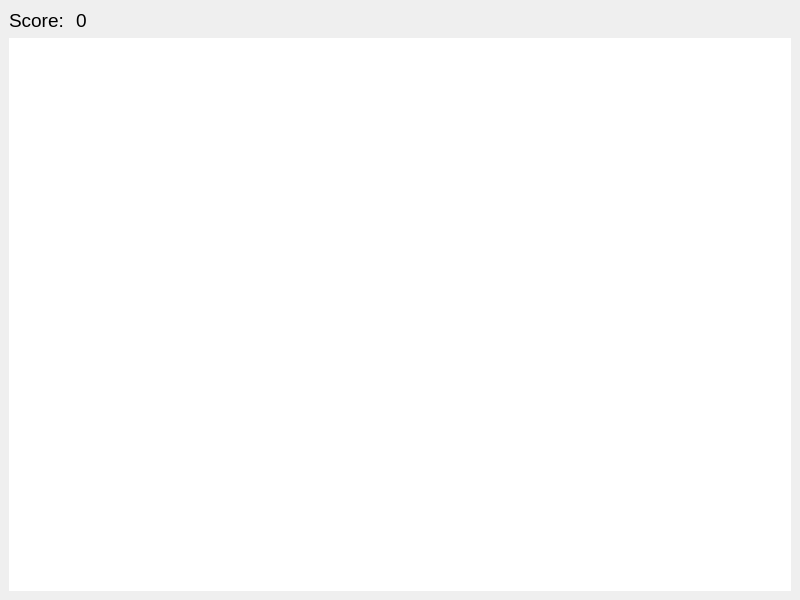
<?xml version="1.0" encoding="UTF-8"?>
<ui version="4.0">
 <class>AUVGame</class>
 <widget class="QMainWindow" name="AUVGame">
  <property name="geometry">
   <rect>
    <x>0</x>
    <y>0</y>
    <width>800</width>
    <height>600</height>
   </rect>
  </property>
  <property name="windowTitle">
   <string>AUV Runner</string>
  </property>
  <property name="animated">
   <bool>true</bool>
  </property>
  <property name="documentMode">
   <bool>false</bool>
  </property>
  <property name="dockOptions">
   <set>QMainWindow::AnimatedDocks</set>
  </property>
  <widget class="QWidget" name="centralwidget">
   <layout class="QVBoxLayout" name="verticalLayout">
    <item>
     <layout class="QHBoxLayout" name="horizontalLayout">
      <property name="topMargin">
       <number>0</number>
      </property>
      <property name="bottomMargin">
       <number>0</number>
      </property>
      <item>
       <widget class="QLabel" name="label_2">
        <property name="font">
         <font>
          <pointsize>14</pointsize>
         </font>
        </property>
        <property name="text">
         <string>Score: </string>
        </property>
       </widget>
      </item>
      <item>
       <widget class="QLabel" name="scoreLabel">
        <property name="font">
         <font>
          <pointsize>14</pointsize>
         </font>
        </property>
        <property name="text">
         <string>0</string>
        </property>
       </widget>
      </item>
      <item>
       <spacer name="horizontalSpacer">
        <property name="orientation">
         <enum>Qt::Horizontal</enum>
        </property>
        <property name="sizeHint" stdset="0">
         <size>
          <width>40</width>
          <height>20</height>
         </size>
        </property>
       </spacer>
      </item>
     </layout>
    </item>
    <item>
     <widget class="QGraphicsView" name="graphicsView">
      <property name="frameShape">
       <enum>QFrame::NoFrame</enum>
      </property>
      <property name="verticalScrollBarPolicy">
       <enum>Qt::ScrollBarAlwaysOff</enum>
      </property>
      <property name="horizontalScrollBarPolicy">
       <enum>Qt::ScrollBarAlwaysOff</enum>
      </property>
      <property name="backgroundBrush">
       <brush brushstyle="NoBrush">
        <color alpha="255">
         <red>0</red>
         <green>0</green>
         <blue>0</blue>
        </color>
       </brush>
      </property>
      <property name="interactive">
       <bool>false</bool>
      </property>
      <property name="renderHints">
       <set>QPainter::SmoothPixmapTransform|QPainter::TextAntialiasing</set>
      </property>
      <property name="dragMode">
       <enum>QGraphicsView::NoDrag</enum>
      </property>
      <property name="resizeAnchor">
       <enum>QGraphicsView::AnchorViewCenter</enum>
      </property>
     </widget>
    </item>
   </layout>
  </widget>
 </widget>
 <resources/>
 <connections/>
</ui>
